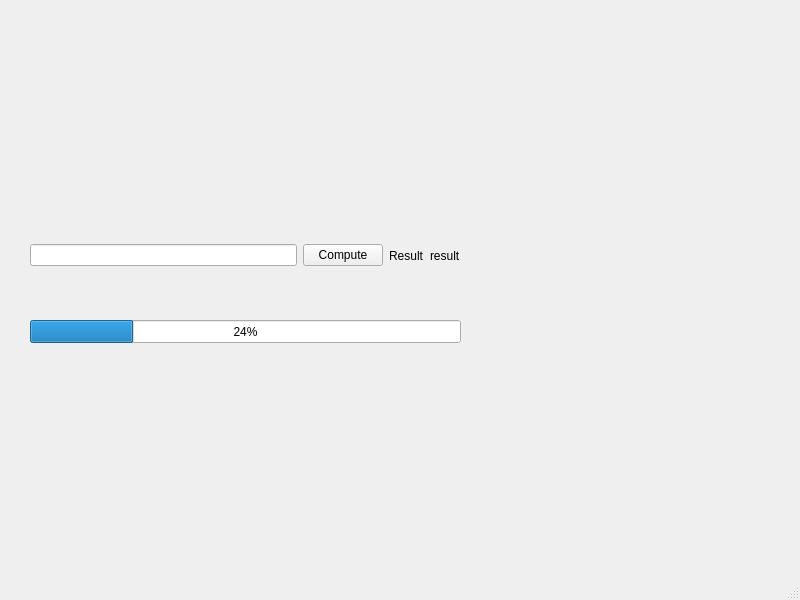
<?xml version="1.0" encoding="UTF-8"?>
<ui version="4.0">
 <class>MainWindow</class>
 <widget class="QMainWindow" name="MainWindow">
  <property name="geometry">
   <rect>
    <x>0</x>
    <y>0</y>
    <width>800</width>
    <height>600</height>
   </rect>
  </property>
  <property name="windowTitle">
   <string>MainWindow</string>
  </property>
  <widget class="QWidget" name="centralwidget">
   <widget class="QProgressBar" name="progressBar">
    <property name="geometry">
     <rect>
      <x>30</x>
      <y>320</y>
      <width>431</width>
      <height>23</height>
     </rect>
    </property>
    <property name="value">
     <number>24</number>
    </property>
   </widget>
   <widget class="QWidget" name="horizontalLayoutWidget">
    <property name="geometry">
     <rect>
      <x>30</x>
      <y>210</y>
      <width>431</width>
      <height>91</height>
     </rect>
    </property>
    <layout class="QHBoxLayout" name="horizontalLayout">
     <item>
      <widget class="QLineEdit" name="inputValue"/>
     </item>
     <item>
      <widget class="QPushButton" name="computeButton">
       <property name="text">
        <string>Compute</string>
       </property>
      </widget>
     </item>
     <item>
      <widget class="QLabel" name="resLabel">
       <property name="text">
        <string>Result</string>
       </property>
      </widget>
     </item>
     <item>
      <widget class="QLabel" name="resultLabel">
       <property name="text">
        <string>result</string>
       </property>
      </widget>
     </item>
    </layout>
   </widget>
  </widget>
  <widget class="QMenuBar" name="menubar">
   <property name="geometry">
    <rect>
     <x>0</x>
     <y>0</y>
     <width>800</width>
     <height>19</height>
    </rect>
   </property>
  </widget>
  <widget class="QStatusBar" name="statusbar"/>
 </widget>
 <resources/>
 <connections/>
</ui>
